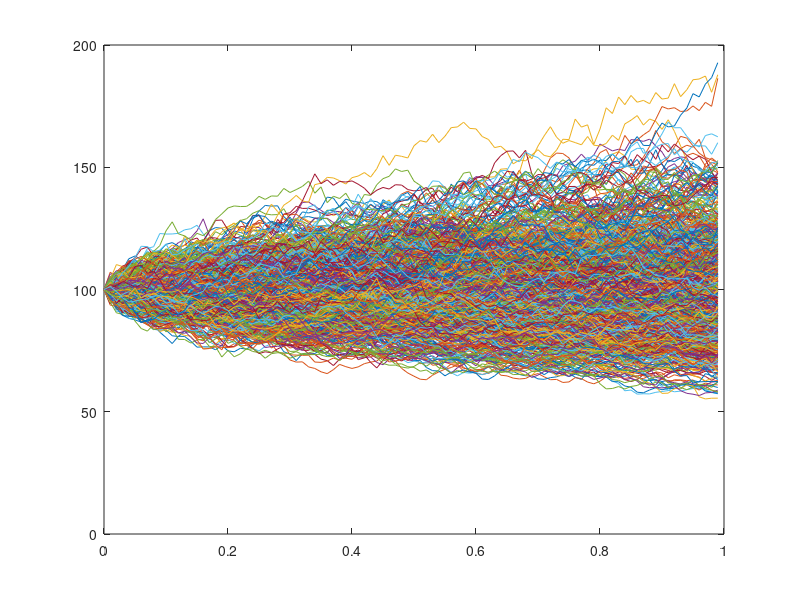

This chart was generated by the following MATLAB code:
%% Problem 1
% dynamics of St = sigma*St*dWt (no drift term as r = 0)

sigma = 0.2;
mu = 0.05;
r = 0;
dt=0.01;
S = zeros(1000,1/dt); %Initialize S
S(:,1) = 100;

rands=randn(1000,1/dt); %Create a matrix of random numbers

%W = zeros(1000,1/dt); %Initialize W 
%W(:,1) = 0;

for i=2:1/dt
    S(:,i) = S(:,i-1) + r*dt*S(:,i-1) + sigma*S(:,i-1).*rands(:,i)*sqrt(dt);
end

figure
%plot(0:dt:1-dt, S(:,1:100))
plot(0:dt:1-dt, S)

mean(S(:,end))
std(S(:, end))

%% 1. a) European Call Option

K=100;
T=1;
%logS = log(S);

% price at time 0 == T (due to r =0)
call_payoff = mean(exp(-r*T)*max(S(:, end)-K, 0))
call_BS = 100*normcdf(0.1) - 100*exp(-r*T)*normcdf(-0.1)

%% 1. b) European Asian Option

A = zeros(1000, 1);
for i = 1:size(S,1) % row
    A(i) = mean(S(i, :)); % save average price of each path
end
asian_payoff = mean(exp(-r*T)*max(A - K, 0))
